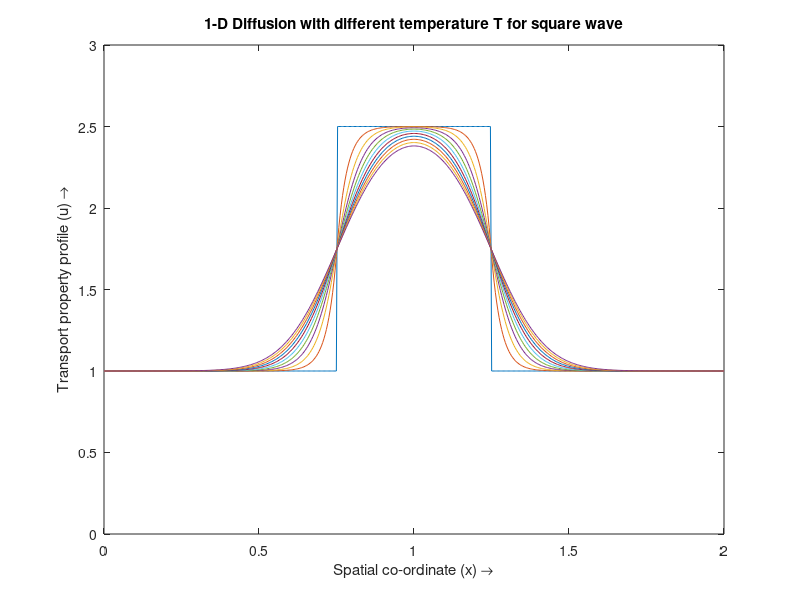

Source code (MATLAB):
% Simulating the 1-D Diffusion equation (Fourier's equation) by the
% ...Finite Difference Method(a time march)
% Numerical scheme used is a first order upwind in time and a second order
% ...central difference in space (both Implicit and Explicit)

%%
%Specifying Parameters
nx=500;               %Number of steps in space(x)
nt=10;               %Number of time steps 
dt=0.1;              %Width of each time step
dx=2/(nx-1);         %Width of space step
x=0:dx:2;            %Range of x (0,2) and specifying the grid points
u=zeros(nx,1);       %Preallocating u
un=zeros(nx,1);      %Preallocating un
vis=0.01;            %Diffusion coefficient/viscosity
beta=vis*dt/(dx*dx); %Stability criterion (0<=beta<=0.5, for explicit)
UL=1;                %Left Dirichlet B.C
UR=1;                %Right Dirichlet B.C
UnL=1;               %Left Neumann B.C (du/dn=UnL) 
UnR=1;               %Right Neumann B.C (du/dn=UnR) 

%%
%Initial Conditions: A square wave
for i=1:nx
    if ((0.75<=x(i))&&(x(i)<=1.25))
        u(i)=2.5;
    else
        u(i)=1;
    end
end

%%
%B.C vector
bc=zeros(nx-2,1);
bc(1)=vis*dt*UL/dx^2; bc(nx-2)=vis*dt*UR/dx^2;  %Dirichlet B.Cs
%bc(1)=-UnL*vis*dt/dx; bc(nx-2)=UnR*vis*dt/dx;  %Neumann B.Cs
%Calculating the coefficient matrix for the implicit scheme
E=sparse(2:nx-2,1:nx-3,1,nx-2,nx-2);
A=E+E'-2*speye(nx-2);        %Dirichlet B.Cs
%A(1,1)=-1; A(nx-2,nx-2)=-1; %Neumann B.Cs
D=speye(nx-2)-(vis*dt/dx^2)*A;

%%
%Calculating the velocity profile for each time step
i=2:nx-1;
for it=0:nt
    un=u;
    h=plot(x,u);       %plotting the velocity profile
    hold on;
    axis([0 2 0 3])
    % title({['1-D Diffusion with \nu =',num2str(vis),' and \beta = ',num2str(beta)];['time(\itt) = ',num2str(dt*it)]})
    title('1-D Diffusion with different temperature T for square wave');
    xlabel('Spatial co-ordinate (x) \rightarrow');
    ylabel('Transport property profile (u) \rightarrow');
    % drawnow; 
    % refreshdata(h)
    %Uncomment as necessary
    %-------------------
    %Implicit solution
    
    U=un;U(1)=[];U(end)=[];
    U=U+bc;
    U=D\U;
    u=[UL;U;UR];                      %Dirichlet
    %u=[U(1)-UnL*dx;U;U(end)+UnR*dx]; %Neumann
    %}
    %-------------------
    %Explicit method with F.D in time and C.D in space
    %{
    u(i)=un(i)+(vis*dt*(un(i+1)-2*un(i)+un(i-1))/(dx*dx));
    %}
end